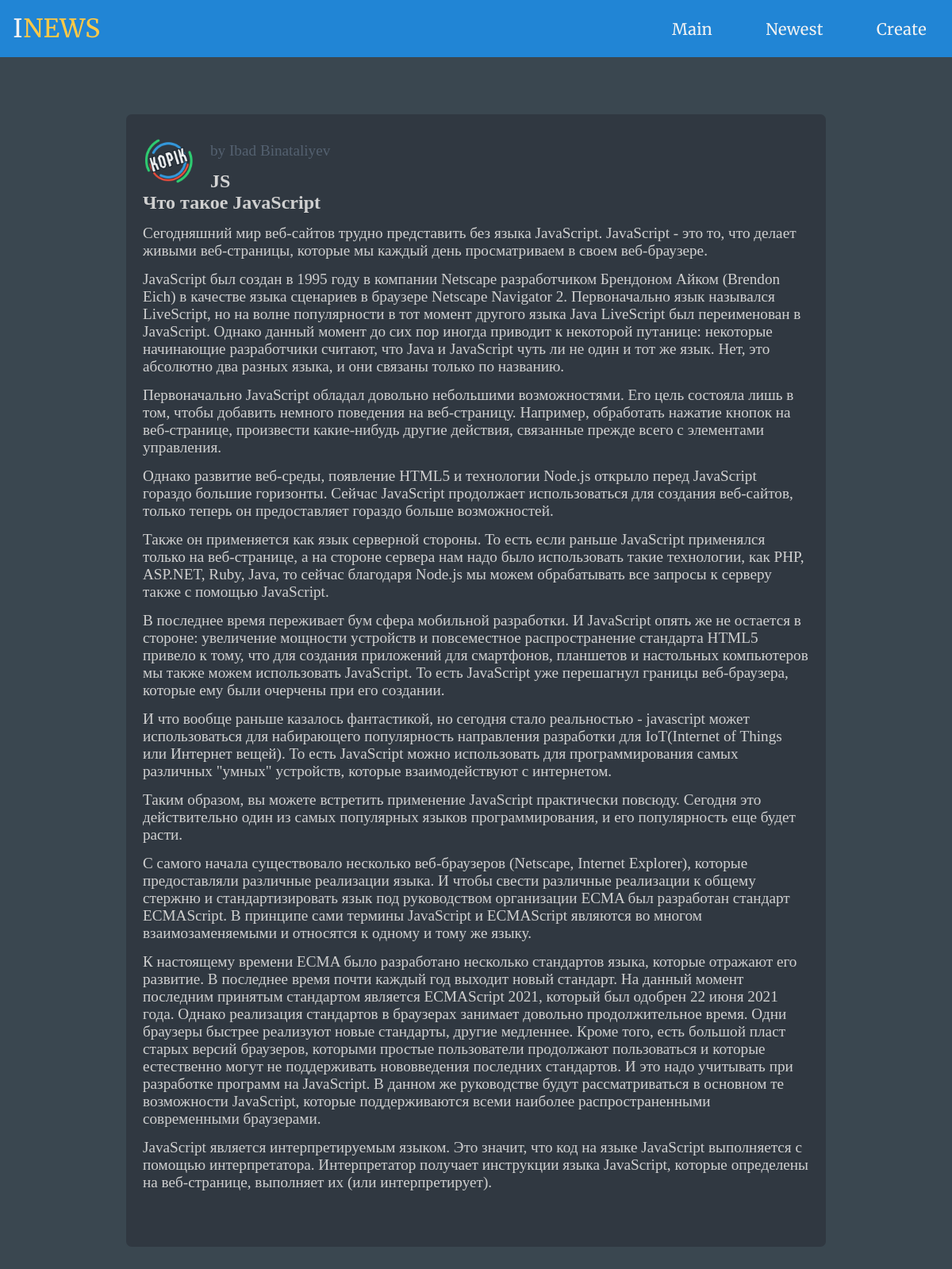
Screenshot of /article-2/ with the database file from the repository.
### OwnWork/models.py (models this page shows, shortened)
class Article(models.Model):
    title = models.CharField(max_length=256)
    author = models.ForeignKey(Account, on_delete=models.DO_NOTHING)
    content = models.TextField()
    published = models.DateTimeField()

class Account(models.Model):
    name = models.CharField(max_length=64)
    surname = models.CharField(max_length=64)
    about = models.TextField()
    profile_image = models.ImageField()

### OwnWork/views.py (the view)
# urls.py: path('article-<int:id>/', article, name='article'),
def article(request, id):
    return render(request, 'article.html', dict(article=Article.objects.get(id=id)))

### OwnWork/templates/article.html (shortened to what this page needs)
<!DOCTYPE html>
{% load static %}
<html lang="en">
<head>
    <link rel="stylesheet" href="{% static 'css/style.css' %}">
    <link rel="stylesheet" href="{% static 'css/navbar.css' %}">
</head>
<body>
    {% include 'abbr/navbar.html' %}
    <br><br><br><br>
    <article>
        <div class="article-info">
            <a href="#" class="article-author-image">
                <img src="{% static 'assets/' %}{{article.author.profile_image}}" alt="Profile's Image" width="64" height="64">
            </a>
            <div>
                <p>by <a class="article-author" href="writer-{{article.author.id}}">{{article.author.name}} {{article.author.surname}}</a></p>
                <h1>{{article.title}}</h1>
            </div>
        </div>
        <div class="content">
            <div class="context" style="height: fit-content;">
                {% autoescape off %}
                    {{article.content}}
                {% endautoescape %}
            </div>
        </div>
    </article>
</body>
</html>

### OwnWork/static/css/style.css (style rules this page uses)
* { margin: 0px; padding: 0px; }
html, body { background-color: #3A4750; }
article { width: 70vw; margin: 0px auto 64px auto; padding: 21px; background-color: #303841; border-radius: 7px; }
article > .article-info { display: flex; align-items: center; }
.article-info > .article-author-image { margin-right: 21px; border-radius: 50%; }
.article-info > div > p { color: #546170; }
.article-author { color: #546170; text-decoration: none; transition: .1s; }
.article-info > div > h1 { display: -webkit-box; -webkit-line-clamp: 2; -webkit-box-orient: vertical; overflow: hidden; color: #D5D5D5; }
.context { margin-bottom: 35px; height: 150px; overflow: hidden; color: #D0D0D0; }
p { margin: 14px 0px; font-size: 1.2em; color: #D0D0D0; }
a { color: #3282B8; text-decoration: none; transition: .1s; }

### rows the page displays
Article: author.profile_image (picture), author.name "Ibad", author.surname "Binataliyev", title "JS", content "Что такое JavaScript Сегодняшний мир веб-сайтов трудно представить без языка JavaScript. JavaScript - это то, что делает живыми веб-страницы, которые мы каждый день просматриваем в своем веб-браузере. JavaScript был создан в 1995 году в компании Netscape разработчиком Брендоном Айком (Brendon Eich) в качестве языка сценариев в браузере Netscape Navigator 2. Первоначально язык назывался LiveScript, но на волне популярности в тот момент другого языка Java LiveScript был переименован в JavaScript. Однако данный момент до сих пор иногда приводит к некоторой путанице: некоторые начинающие разработчики считают, что Java и JavaScript чуть ли не один и тот же язык. Нет, это абсолютно два разных…"
